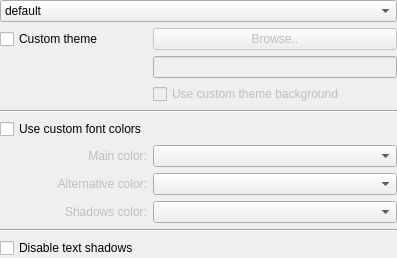
<?xml version="1.0" encoding="UTF-8"?>
<ui version="4.0">
 <class>ThemePage</class>
 <widget class="QWidget" name="ThemePage">
  <property name="geometry">
   <rect>
    <x>0</x>
    <y>0</y>
    <width>397</width>
    <height>256</height>
   </rect>
  </property>
  <property name="sizePolicy">
   <sizepolicy hsizetype="Minimum" vsizetype="Minimum">
    <horstretch>0</horstretch>
    <verstretch>0</verstretch>
   </sizepolicy>
  </property>
  <layout class="QGridLayout" name="gridLayout">
   <property name="margin">
    <number>0</number>
   </property>
   <item row="0" column="0" colspan="2">
    <widget class="QComboBox" name="comboTheme">
     <item>
      <property name="text">
       <string>default</string>
      </property>
     </item>
     <item>
      <property name="text">
       <string>purple</string>
      </property>
     </item>
     <item>
      <property name="text">
       <string>green</string>
      </property>
     </item>
     <item>
      <property name="text">
       <string>black</string>
      </property>
     </item>
     <item>
      <property name="text">
       <string>blue</string>
      </property>
     </item>
     <item>
      <property name="text">
       <string>red</string>
      </property>
     </item>
     <item>
      <property name="text">
       <string>yellow</string>
      </property>
     </item>
     <item>
      <property name="text">
       <string>funky</string>
      </property>
     </item>
     <item>
      <property name="text">
       <string>naked</string>
      </property>
     </item>
    </widget>
   </item>
   <item row="1" column="1">
    <widget class="QPushButton" name="btnCustomThemeFile">
     <property name="enabled">
      <bool>false</bool>
     </property>
     <property name="text">
      <string>Browse..</string>
     </property>
    </widget>
   </item>
   <item row="2" column="1">
    <widget class="QLineEdit" name="editCustomThemeFile">
     <property name="enabled">
      <bool>false</bool>
     </property>
     <property name="readOnly">
      <bool>true</bool>
     </property>
    </widget>
   </item>
   <item row="3" column="1">
    <widget class="QCheckBox" name="checkBoxUseCustomBackground">
     <property name="enabled">
      <bool>false</bool>
     </property>
     <property name="text">
      <string>Use custom theme background</string>
     </property>
    </widget>
   </item>
   <item row="9" column="0">
    <widget class="QLabel" name="label_comboColor">
     <property name="enabled">
      <bool>false</bool>
     </property>
     <property name="text">
      <string>Main color:</string>
     </property>
     <property name="alignment">
      <set>Qt::AlignRight|Qt::AlignTrailing|Qt::AlignVCenter</set>
     </property>
    </widget>
   </item>
   <item row="9" column="1">
    <widget class="KColorCombo" name="comboColor">
     <property name="enabled">
      <bool>true</bool>
     </property>
     <property name="acceptDrops">
      <bool>false</bool>
     </property>
    </widget>
   </item>
   <item row="10" column="0">
    <widget class="QLabel" name="label_comboLowerColor">
     <property name="enabled">
      <bool>false</bool>
     </property>
     <property name="text">
      <string>Alternative color:</string>
     </property>
     <property name="alignment">
      <set>Qt::AlignRight|Qt::AlignTrailing|Qt::AlignVCenter</set>
     </property>
    </widget>
   </item>
   <item row="10" column="1">
    <widget class="KColorCombo" name="comboLowerColor">
     <property name="enabled">
      <bool>true</bool>
     </property>
    </widget>
   </item>
   <item row="14" column="0" colspan="2">
    <spacer name="verticalSpacer">
     <property name="orientation">
      <enum>Qt::Vertical</enum>
     </property>
     <property name="sizeHint" stdset="0">
      <size>
       <width>20</width>
       <height>0</height>
      </size>
     </property>
    </spacer>
   </item>
   <item row="4" column="0" colspan="2">
    <widget class="Line" name="line">
     <property name="orientation">
      <enum>Qt::Horizontal</enum>
     </property>
    </widget>
   </item>
   <item row="1" column="0">
    <widget class="QCheckBox" name="checkBoxCustomTheme">
     <property name="text">
      <string>Custom theme</string>
     </property>
    </widget>
   </item>
   <item row="8" column="0">
    <widget class="QCheckBox" name="checkBoxUseCustomColor">
     <property name="text">
      <string>Use custom font colors</string>
     </property>
    </widget>
   </item>
   <item row="13" column="0">
    <widget class="QCheckBox" name="checkBoxDisableTextShadows">
     <property name="text">
      <string>Disable text shadows</string>
     </property>
    </widget>
   </item>
   <item row="12" column="0" colspan="2">
    <widget class="Line" name="line_2">
     <property name="sizePolicy">
      <sizepolicy hsizetype="Minimum" vsizetype="Minimum">
       <horstretch>0</horstretch>
       <verstretch>0</verstretch>
      </sizepolicy>
     </property>
     <property name="orientation">
      <enum>Qt::Horizontal</enum>
     </property>
    </widget>
   </item>
   <item row="11" column="1">
    <widget class="KColorCombo" name="comboShadowsColor">
     <property name="enabled">
      <bool>true</bool>
     </property>
    </widget>
   </item>
   <item row="11" column="0">
    <widget class="QLabel" name="label_comboShadowsColor">
     <property name="enabled">
      <bool>false</bool>
     </property>
     <property name="text">
      <string>Shadows color:</string>
     </property>
     <property name="alignment">
      <set>Qt::AlignRight|Qt::AlignTrailing|Qt::AlignVCenter</set>
     </property>
    </widget>
   </item>
  </layout>
 </widget>
 <customwidgets>
  <customwidget>
   <class>KColorCombo</class>
   <extends>QComboBox</extends>
   <header>kcolorcombo.h</header>
  </customwidget>
 </customwidgets>
 <resources/>
 <connections/>
</ui>
